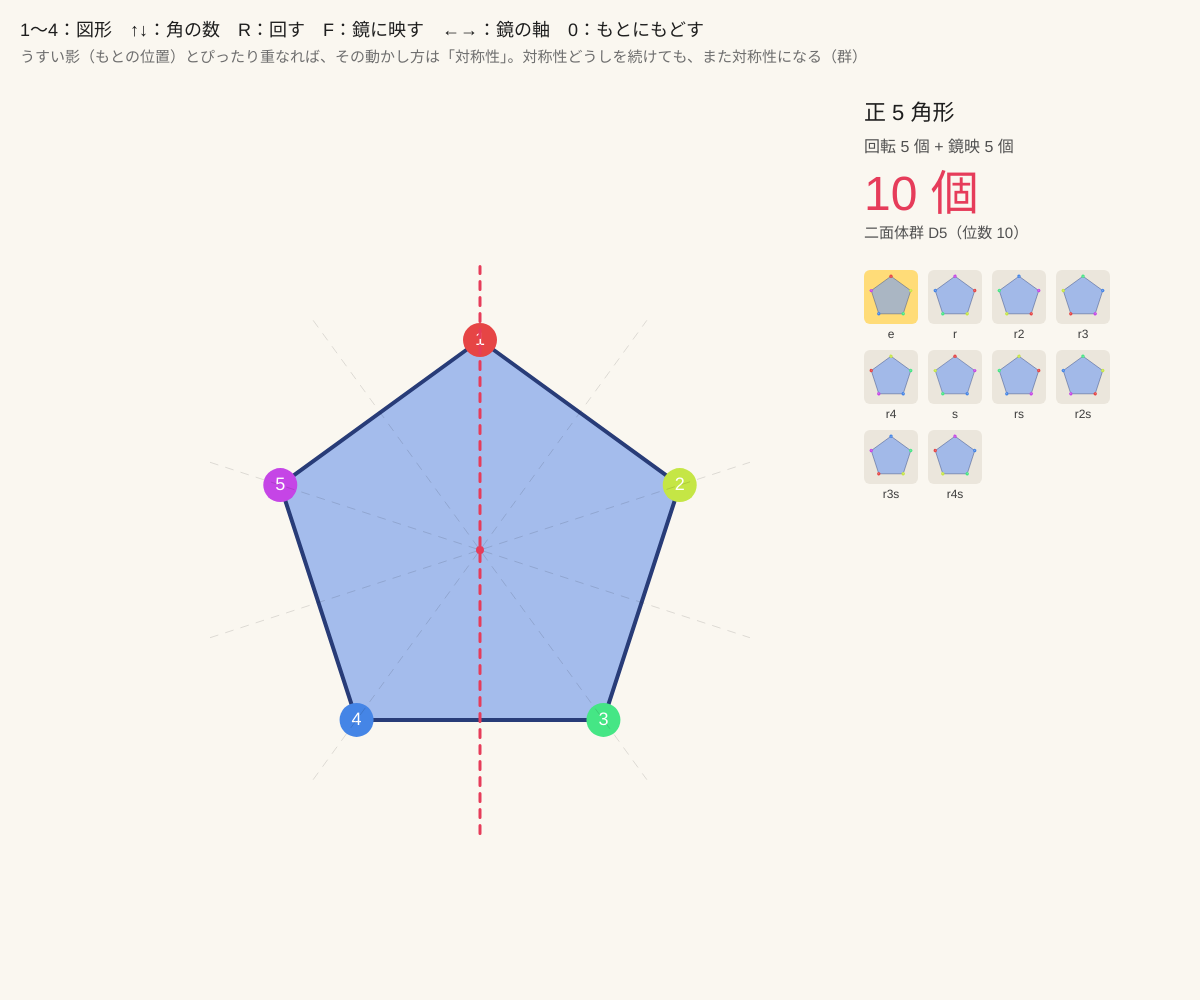
Frame 1 (no input)
Frame 60 (no input): identical to frame 1, image omitted
Frame 120 (the mouse pressed at the canvas centre since frame 60): identical to frame 1, image omitted

The p5.js sketch that drew this single still picture (run headless with seeded random() and noise() and a simulated clock; from frame 60 on, the mouse is pressed at the canvas centre):

// p5.js sketch
// ── sketch.js
// ============================================
// 00 対称性を見つける
// 図形を動かしても「ぴったり重なる」動かし方 = 対称性。回転と鏡映（裏返し）がある
//   正 n 角形には回転 n 個 + 鏡映 n 個 = 2n 個の対称性がある（二面体群 Dₙ）
// 1〜4 = 図形（正多角形・雪の結晶・風車・文字）/ ↑↓ = 角の数・文字 / R = 回す / F = 鏡に映す
// ←→ = 鏡の軸をえらぶ / 0 = もとにもどす
// ============================================

let shapeNo = 1;
let n = 5;                 // ★ 角の数（回転の対称性の数）
let k = 0, f = 0;          // 今の対称性 = rᵏ sᶠ（r：回転、s：鏡映）
let axis = 0;              // えらんでいる鏡の軸
let anim = null;           // { type: 'r' | 's', t, ... }
let R0 = 210;              // ★ 図形の大きさ
const LETTERS = {          // ★ 文字：線分の列、回転の数 n、鏡があるか、鏡の向き（ラジアン）
  A: { segs: [[-1, 1, 0, -1], [0, -1, 1, 1], [-0.5, 0.2, 0.5, 0.2]], n: 1, mirror: true, phi: Math.PI / 2 },
  H: { segs: [[-1, -1, -1, 1], [1, -1, 1, 1], [-1, 0, 1, 0]], n: 2, mirror: true, phi: 0 },
  N: { segs: [[-1, 1, -1, -1], [-1, -1, 1, 1], [1, 1, 1, -1]], n: 2, mirror: false, phi: 0 },
  S: { segs: [[1, -1, -1, -1], [-1, -1, -1, 0], [-1, 0, 1, 0], [1, 0, 1, 1], [1, 1, -1, 1]], n: 2, mirror: false, phi: 0 },
  Z: { segs: [[-1, -1, 1, -1], [1, -1, -1, 1], [-1, 1, 1, 1]], n: 2, mirror: false, phi: 0 },
  X: { segs: [[-1, -1, 1, 1], [1, -1, -1, 1]], n: 2, mirror: true, phi: Math.PI / 4 },
  E: { segs: [[1, -1, -1, -1], [-1, -1, -1, 1], [-1, 1, 1, 1], [-1, 0, 0.6, 0]], n: 1, mirror: true, phi: 0 },
  F: { segs: [[1, -1, -1, -1], [-1, -1, -1, 1], [-1, 0, 0.6, 0]], n: 1, mirror: false, phi: 0 },
};
let letterKeys = Object.keys(LETTERS);
let letterIdx = 0;

function setup() {
  createCanvas(windowWidth, windowHeight);
}

// 今の図形の「回転の数 n・鏡があるか・最初の鏡の向き」
function info() {
  if (shapeNo === 1) return { n, mirror: true, phi: -HALF_PI };
  if (shapeNo === 2) return { n: 6, mirror: true, phi: -HALF_PI };
  if (shapeNo === 3) return { n, mirror: false, phi: 0 };
  let L = LETTERS[letterKeys[letterIdx]];
  return { n: L.n, mirror: L.mirror, phi: L.phi };
}

function draw() {
  background(250, 247, 240);
  let I = info();
  let cx = width * 0.4, cy = height * 0.55;

  // 今の変換を行列で（回転 2πk/n、鏡映は軸 phi で）
  let M = elementMatrix(k, f, I);
  if (anim) {
    anim.t = min(1, anim.t + 0.045);
    let e = anim.t * anim.t * (3 - 2 * anim.t);
    let T;
    if (anim.type === 'r') T = rotM(e * TWO_PI / I.n);
    else T = squashM(anim.phi, 1 - 2 * e);           // 軸に垂直な方向につぶして裏返す
    M = mulM(T, elementMatrix(anim.k0, anim.f0, I));
    if (anim.t >= 1) anim = null;
  }

  // もとの位置（うすい影）と、動かした図形
  drawShape(cx, cy, [1, 0, 0, 1], true);
  drawShape(cx, cy, M, false);

  // 鏡の軸
  if (I.mirror) {
    for (let j = 0; j < I.n; j++) {
      let a = I.phi + (j * PI) / I.n;
      stroke(j === axis % I.n ? color(230, 60, 90) : color(0, 30));
      strokeWeight(j === axis % I.n ? 3 : 1);
      drawingContext.setLineDash([8, 8]);
      line(cx - cos(a) * R0 * 1.35, cy - sin(a) * R0 * 1.35, cx + cos(a) * R0 * 1.35, cy + sin(a) * R0 * 1.35);
      drawingContext.setLineDash([]);
    }
  }
  noStroke();
  fill(230, 60, 90);
  circle(cx, cy, 8);

  // 文字
  fill(30);
  textSize(18);
  text('1〜4：図形　↑↓：' + (shapeNo === 4 ? '文字' : '角の数') + '　R：回す　F：鏡に映す　←→：鏡の軸　0：もとにもどす', 20, 36);
  fill(110);
  textSize(15);
  text('うすい影（もとの位置）とぴったり重なれば、その動かし方は「対称性」。対称性どうしを続けても、また対称性になる（群）', 20, 62);

  let px = width * 0.72, py = 120;
  let count = I.n * (I.mirror ? 2 : 1);
  fill(30);
  textSize(22);
  text(['', '正 ' + n + ' 角形', '雪の結晶', n + ' 枚羽根の風車', '文字「' + letterKeys[letterIdx] + '」'][shapeNo], px, py);
  textSize(16);
  fill(80);
  text('回転 ' + I.n + ' 個' + (I.mirror ? ' + 鏡映 ' + I.n + ' 個' : '（鏡映なし）'), px, py + 32);
  textSize(48);
  fill(230, 60, 90);
  text(count + ' 個', px, py + 90);
  textSize(15);
  fill(80);
  text(I.mirror ? '二面体群 D' + I.n + '（位数 ' + count + '）' : '巡回群 C' + I.n + '（位数 ' + count + '）', px, py + 118);
  // 対称性の一覧（小さな図）
  let s = 54, y0 = py + 150;
  for (let i = 0; i < count; i++) {
    let kk = i % I.n, ff = i < I.n ? 0 : 1;
    let x = px + (i % 4) * (s + 10) + s / 2, y = y0 + floor(i / 4) * (s + 26) + s / 2;
    if (y > height - 30) break;
    noStroke();
    fill(kk === k && ff === f ? color(255, 220, 120) : color(235, 230, 220));
    rect(x - s / 2, y - s / 2, s, s, 6);
    drawShape(x, y, elementMatrix(kk, ff, I), false, s / (2.6 * R0));
    fill(60);
    textSize(12);
    textAlign(CENTER);
    text(elName(kk, ff), x, y + s / 2 + 14);
    textAlign(LEFT);
  }
}

// 図形を描く。M は 2×2 行列 [a, b, c, d]
function drawShape(cx, cy, M, ghost, sc = 1) {
  push();
  translate(cx, cy);
  applyMatrix(M[0], M[2], M[1], M[3], 0, 0);
  scale(sc);
  strokeJoin(ROUND);
  if (shapeNo === 1) {
    stroke(ghost ? color(0, 25) : color(40, 60, 120));
    strokeWeight(ghost ? 3 : 4);
    fill(ghost ? color(0, 10) : color(120, 160, 240, 160));
    beginShape();
    for (let i = 0; i < n; i++) vertex(R0 * cos(-HALF_PI + (i * TWO_PI) / n), R0 * sin(-HALF_PI + (i * TWO_PI) / n));
    endShape(CLOSE);
    if (!ghost) for (let i = 0; i < n; i++) {   // 頂点に番号と色 → どの対称性か区別できる
      let x = R0 * cos(-HALF_PI + (i * TWO_PI) / n), y = R0 * sin(-HALF_PI + (i * TWO_PI) / n);
      noStroke();
      colorMode(HSB); fill((i * 360) / n, 70, 90); colorMode(RGB);
      circle(x, y, 34);
      fill(255);
      textAlign(CENTER, CENTER);
      textSize(18);
      push(); translate(x, y); applyMatrix(M[0], M[1], M[2], M[3], 0, 0); text(i + 1, 0, 0); pop(); // 数字は読める向きに
      textAlign(LEFT, BASELINE);
    }
  } else if (shapeNo === 2) {
    stroke(ghost ? color(0, 25) : color(40, 120, 200));
    strokeWeight(ghost ? 4 : 6);
    noFill();
    for (let i = 0; i < 6; i++) {
      push();
      rotate((i * TWO_PI) / 6);
      line(0, 0, 0, -R0);
      for (let t of [0.35, 0.6, 0.82]) {
        let L = R0 * (0.36 - t * 0.25);
        line(0, -R0 * t, L, -R0 * t - L);
        line(0, -R0 * t, -L, -R0 * t - L);
      }
      if (!ghost && i === 0) { noStroke(); fill(230, 60, 90); circle(R0 * 0.12, -R0 * 0.62, 18); } // 目印（1 つだけ）
      pop();
    }
  } else if (shapeNo === 3) {
    noStroke();
    for (let i = 0; i < n; i++) {
      push();
      rotate((i * TWO_PI) / n);
      fill(ghost ? color(0, 18) : i === 0 ? color(230, 60, 90) : color(60, 160, 120));
      beginShape();
      vertex(0, 0); vertex(R0 * 0.25, -R0 * 0.55); vertex(0, -R0); vertex(-R0 * 0.08, -R0 * 0.3);
      endShape(CLOSE);
      pop();
    }
  } else {
    let L = LETTERS[letterKeys[letterIdx]];
    stroke(ghost ? color(0, 25) : color(40, 60, 120));
    strokeWeight(ghost ? 30 : 34);
    strokeCap(ROUND);
    for (let sg of L.segs) line(sg[0] * R0 * 0.75, sg[1] * R0 * 0.75, sg[2] * R0 * 0.75, sg[3] * R0 * 0.75);
    if (!ghost) { stroke(230, 60, 90); strokeWeight(12); point(L.segs[0][0] * R0 * 0.75, L.segs[0][1] * R0 * 0.75); } // 目印
  }
  pop();
}

// rᵏ sᶠ の行列：まず鏡映（軸 phi）、それから回転
function elementMatrix(kk, ff, I) {
  let Rm = rotM((kk * TWO_PI) / I.n);
  if (!ff) return Rm;
  let c = cos(2 * I.phi), s = sin(2 * I.phi);
  return mulM(Rm, [c, s, s, -c]);
}
function rotM(a) { return [cos(a), -sin(a), sin(a), cos(a)]; }
// 軸 phi に垂直な方向を s 倍（s = -1 で鏡映）
function squashM(phi, s) {
  let c = cos(phi), sn = sin(phi);
  return mulM(mulM([c, -sn, sn, c], [1, 0, 0, s]), [c, sn, -sn, c]);
}
function mulM(A, B) { return [A[0] * B[0] + A[1] * B[2], A[0] * B[1] + A[1] * B[3], A[2] * B[0] + A[3] * B[2], A[2] * B[1] + A[3] * B[3]]; }
function elName(kk, ff) { return (kk === 0 && !ff ? 'e' : '') + (kk ? 'r' + (kk > 1 ? kk : '') : '') + (ff ? 's' : ''); }

function keyPressed() {
  let I = info();
  if (key >= '1' && key <= '4' && key.length === 1) { shapeNo = +key; k = 0; f = 0; axis = 0; anim = null; }
  if (anim) return false;
  if (key === 'r' || key === 'R') { anim = { type: 'r', t: 0, k0: k, f0: f }; k = (k + 1) % I.n; }
  if ((key === 'f' || key === 'F') && I.mirror) {
    let j = axis % I.n;                        // 軸 j の鏡映 = rʲ s。rʲ s · rᵏ sᶠ = rʲ⁻ᵏ s¹⁺ᶠ
    anim = { type: 's', t: 0, k0: k, f0: f, phi: I.phi + (j * PI) / I.n };
    k = (((j - k) % I.n) + I.n) % I.n; f = 1 - f;
  }
  if (key === LEFT_ARROW) axis = (axis + I.n - 1) % I.n;
  if (key === RIGHT_ARROW) axis = (axis + 1) % I.n;
  if (key === UP_ARROW || key === DOWN_ARROW) {
    let d = key === UP_ARROW ? 1 : -1;
    if (shapeNo === 4) letterIdx = (letterIdx + d + letterKeys.length) % letterKeys.length;
    else n = constrain(n + d, 2, 12);
    k = 0; f = 0; axis = 0;
  }
  if (key === '0') { k = 0; f = 0; }
  return false;
}

// ---------- やってみよう ----------
// 1. 正方形（n = 4）で R を 4 回 → もとどおり。F を 2 回 → もとどおり。対称性には必ず「逆」がある
// 2. R のあと F と、F のあと R は同じ？ 番号の位置を比べよう（→ 01 で詳しく）
// 3. 風車（3）には鏡映がない。なぜ？ 羽根を鏡に映すと向きが逆になるから
// 4. 文字を ↑↓ で切りかえて、それぞれ何個の対称性があるか予想してから確かめよう
// 5. LETTERS に自分の文字（T, O, K…）を足そう。n と mirror、phi を正しく決められるかな？
